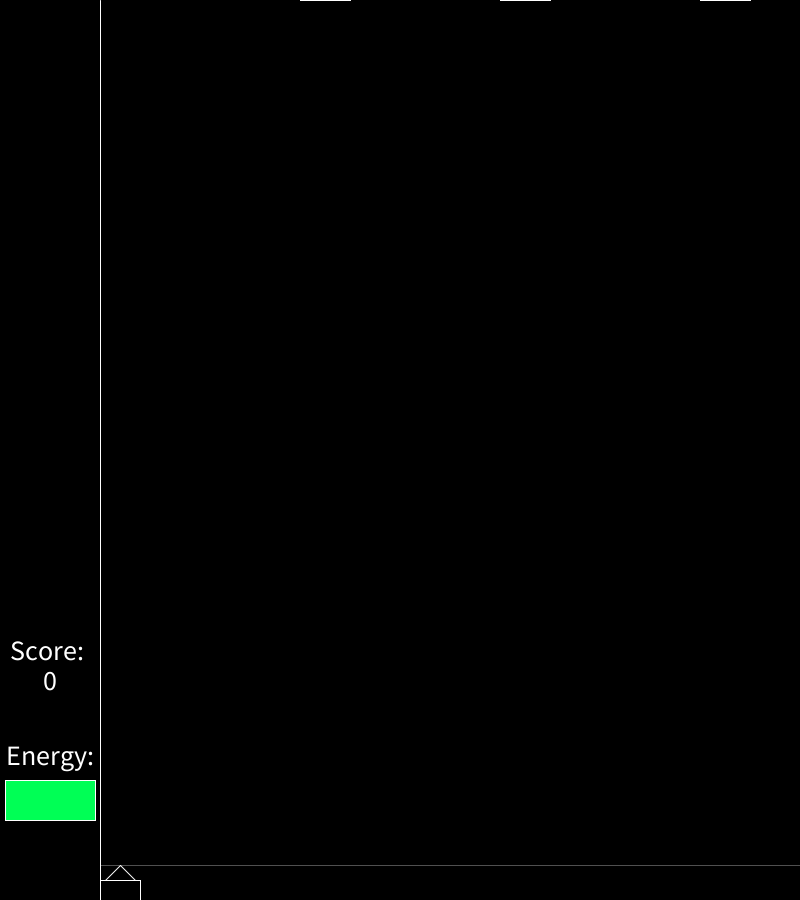
Frame 1 (no input)
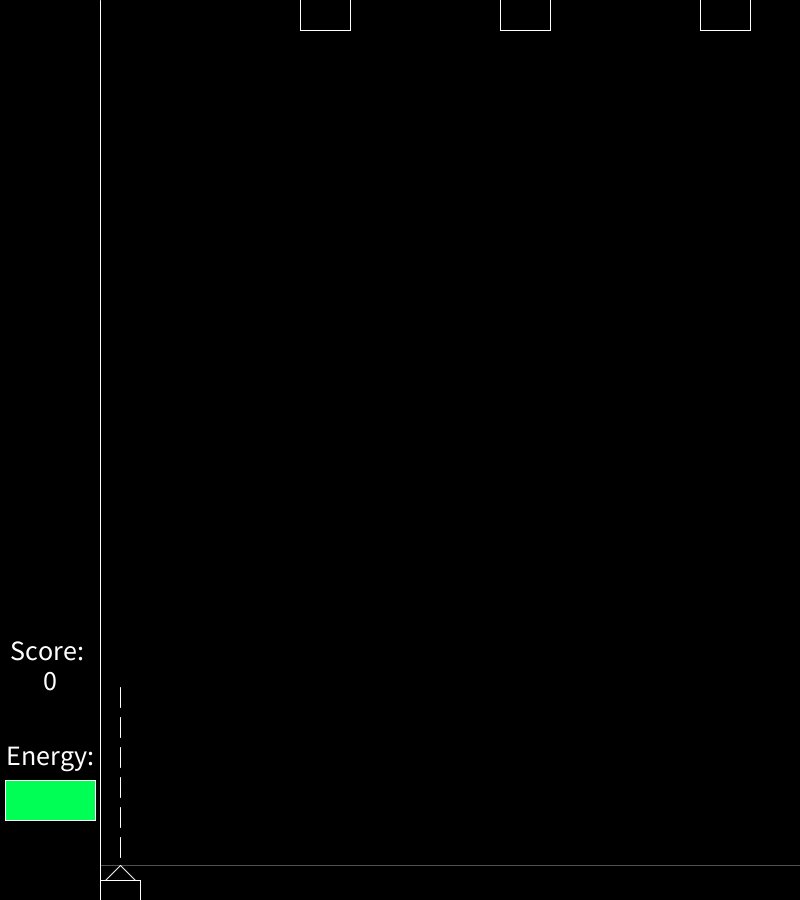
Frame 60 (the mouse pressed at the canvas centre just before this capture)
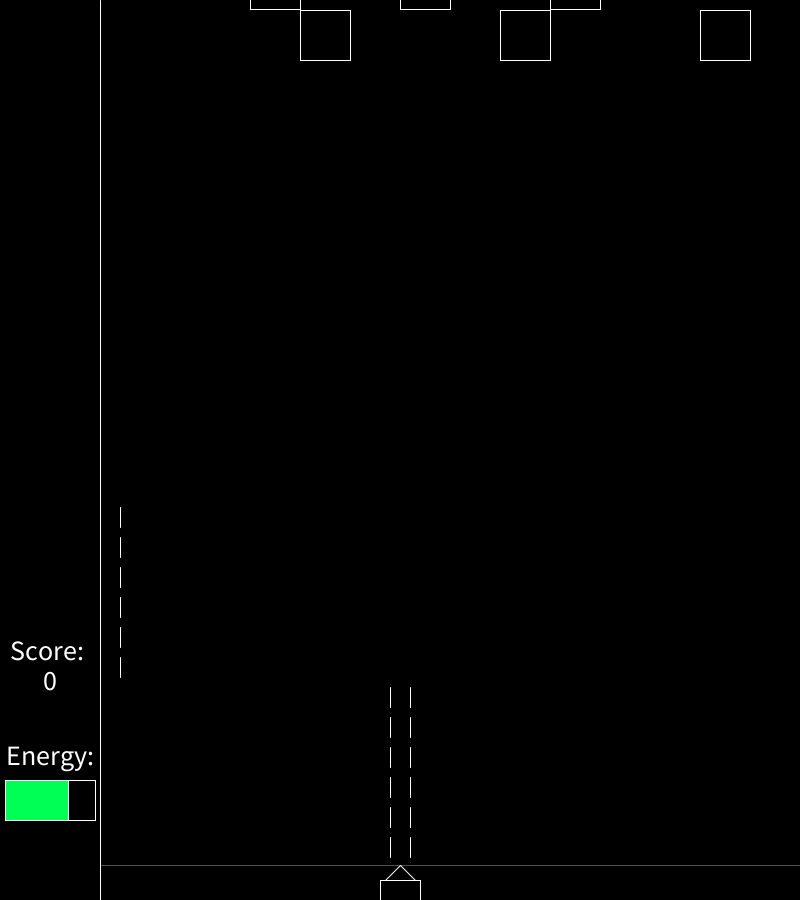
Frame 120 (the mouse held since frame 60 and released just before this capture)

The Processing sketch that drew these frames (run headless with seeded random() and noise(); from frame 60 on, the mouse is pressed at the canvas centre):

// Processing sketch: Space_invaders
// ── Space_invaders.pde
final int PROJECTILE_SPEED = 3, ALIEN_SIZE = 50;
final float ALIEN_SPEED = 0.5;
final int FRAMES_PER_PROJECTILE = 10;
ArrayList <Projectile> Projectiles = new ArrayList <Projectile> ();
ArrayList <Alien> Aliens = new ArrayList <Alien> ();
PlayerState player = new PlayerState();
boolean projectileEliminated = false, GAME_OVER = false;

void setup()
{
  size(800, 900);
  frameRate(120);
  stroke(255);
  fill(0);
}

void draw()
{
  background(0);
  if (GAME_OVER)
  {
    DisplayGameOver();
    return;
  }

  line(100, 0, 100, height);
  
  DisplayDefender();
  CreateAliens();
  
  if (frameCount % FRAMES_PER_PROJECTILE == 0)
  {
    int posX = min(max(120, mouseX), width - 20);
    Projectiles.add(new Projectile(posX, mousePressed && player.energy > 0));

    if (mousePressed == true)
      player.energy = max(player.energy - 5, 0);
    else
      player.energy = min(player.energy + 2, 100);
  }

  DisplayUI();

  for (int i = Projectiles.size() - 1; i >= 0; i--)
  {
    Projectile p = Projectiles.get(i);
    p.move();
    p.display();
    projectileEliminated = false;
    for (int j = Aliens.size() - 1; j >= 0 && projectileEliminated == false; j--)
    {
      Alien a = Aliens.get(j);
      a.hp -= p.checkHit(a);
      if (p.checkHit(a) > 0)
      {
        Projectiles.remove(i);
        projectileEliminated = true;
      }
      if (a.hp <= 0)
      {
        Aliens.remove(j);
        player.score++;
      } else if (a.y >= height - 35 - ALIEN_SIZE)
        GAME_OVER = true;
    }
    if (projectileEliminated == false && p.checkEnd() == true)
      Projectiles.remove(i);
  }
  for (int i = 0; i < Aliens.size(); i++)
  {
    Alien a = Aliens.get(i);
    a.move();
    a.display();
  }
}

void DisplayDefender()
{
  int posX = min(max(120, mouseX), width - 20);

  rect(posX - 20, height - 20, 40, 20);
  line(posX - 15, height - 20, posX, height - 35);
  line(posX + 15, height - 20, posX, height - 35);

  stroke(255, 80);
  line(100, height - 35, width, height - 35);
  stroke(255, 255);
}

void DisplayUI()
{
  textSize(28);
  textAlign(CENTER, CENTER);

  DisplayEnergy();
  DisplayScore();

  fill(0);
}

void DisplayEnergy()
{
  fill(0);
  rect(5, height - 120, 90, 40);

  fill(#00FF55);
  rect(5, height - 120, map(player.energy, 0, 100, 0, 90), 40);

  fill(255);
  text("Energy:", 50, height - 145);
}

void DisplayScore()
{
  fill(255);
  text("Score: ", 50, height - 250);
  text(player.score, 50, height - 220);
}

void CreateAliens()
{
  if (Aliens.size() == 0 || (Aliens.size() != 0 && Aliens.get(Aliens.size() - 1).y > 0))
    for (int i = 0; i < (width - 100) / ALIEN_SIZE; i++)
      if ((int)random(1, 10) % 4 == 0)
        Aliens.add(new Alien((i + 2) * ALIEN_SIZE));
}

void DisplayGameOver()
{
  textSize(64);
  textAlign(CENTER, CENTER);
  fill(255);
  text("Game Over", width / 2, height / 2);
}

// ── alien.pde
class Alien
{
  float x, y = -ALIEN_SIZE, hp = 5;
  
  Alien(float tx)
  {
    x = tx;
  }
  
  void move()
  {
    y += ALIEN_SPEED;
  }
  
  void display()
  {
    rect(x, y, ALIEN_SIZE, ALIEN_SIZE);
  }
}

// ── game_state.pde
class PlayerState
{
  int energy;
  int score;
  
  PlayerState()
  {
    energy = 100;
    score = 0;
  }
}

// ── projectile.pde
class Projectile
{
  float x, y = height - 60, x1;
  boolean powerUp;

  Projectile(float tx, boolean p)
  {
    x = tx;
    powerUp = p;
    if(powerUp == true)
    {
      x1 = x + 10;
      x -= 10;
    }
  }

  void display()
  {
    if (powerUp == true)
    {
      line(x, y, x, y + 20);
      line(x1, y, x1, y + 20);
    } else
      line(x, y, x, y + 20);
  }

  void move()
  {
    y -= PROJECTILE_SPEED;
  }

  boolean checkEnd()
  {
    if (y <= 10)
      return true;
    return false;
  }
  
  int checkHit(Alien a)
  {
    int damage = 0;
    if(y <= a.y + ALIEN_SIZE && a.x <= x && x <= a.x + ALIEN_SIZE)
      damage++;
    if(powerUp == true && y <= a.y + ALIEN_SIZE && a.x <= x1 && x1 <= a.x + ALIEN_SIZE)
      damage++;
    return damage;
  }
}
